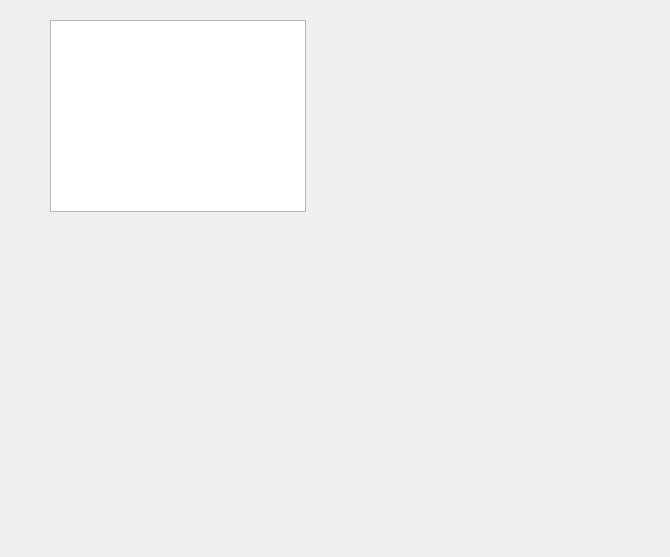
<?xml version="1.0" encoding="UTF-8"?>
<ui version="4.0">
 <class>SourceSelector</class>
 <widget class="QWidget" name="SourceSelector">
  <property name="geometry">
   <rect>
    <x>0</x>
    <y>0</y>
    <width>670</width>
    <height>557</height>
   </rect>
  </property>
  <property name="windowTitle">
   <string>Form</string>
  </property>
  <widget class="QListView" name="listView">
   <property name="geometry">
    <rect>
     <x>50</x>
     <y>20</y>
     <width>256</width>
     <height>192</height>
    </rect>
   </property>
  </widget>
 </widget>
 <resources/>
 <connections/>
</ui>
